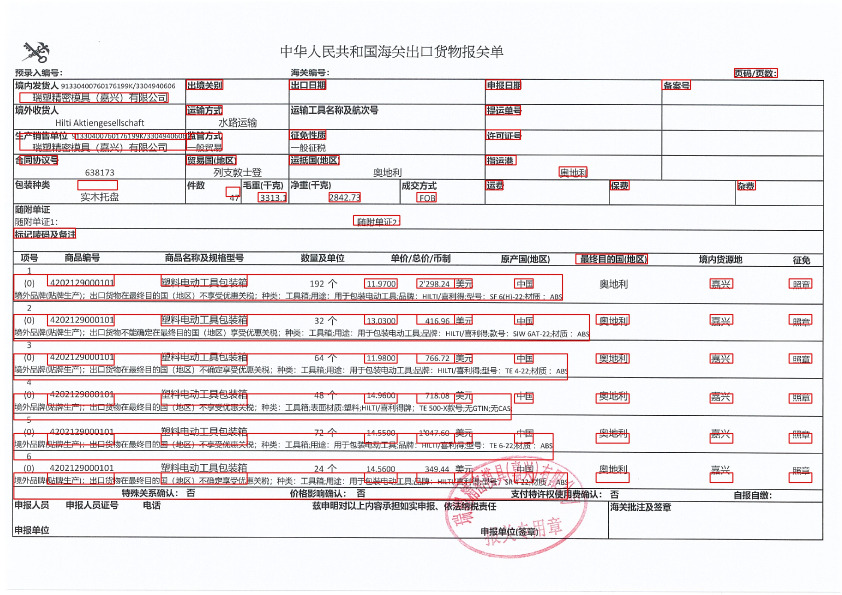
#> input picture jyk/test_pos/1.jpg, 2526 x 1785 px (shown at 1/3 size)
$ python -i batch_process.py   (imports and definitions only)
#> lines starting #> are read from the running program, lines starting #| are printed output that depends on the picture; after the words box and inside, x2 and y2 are one past the last pixel; in counts of white or black regions, pixels touching at a corner belong together
#> in fine_tune_and_rotate_custom, cv_img is the input picture: shape (1785, 2526, 3); mean B, G, R 231.6, 229.7, 234.9
import json
import io
import re
import math
import requests
import numpy as np
import cv2
import pytesseract
from PIL import Image
from concurrent.futures import ThreadPoolExecutor, as_completed
import copy

# ================= 1. 核心算法 (源自 rotate.py) =================

# [61 lines left out: functions rotate_image_full, load_image_from_url, coarse_adjust_with_tesseract, not called in this run]

def calculate_fine_skew(cv_img):
    """计算微小倾斜角度"""
    try:
        gray = cv2.cvtColor(cv_img, cv2.COLOR_BGR2GRAY)
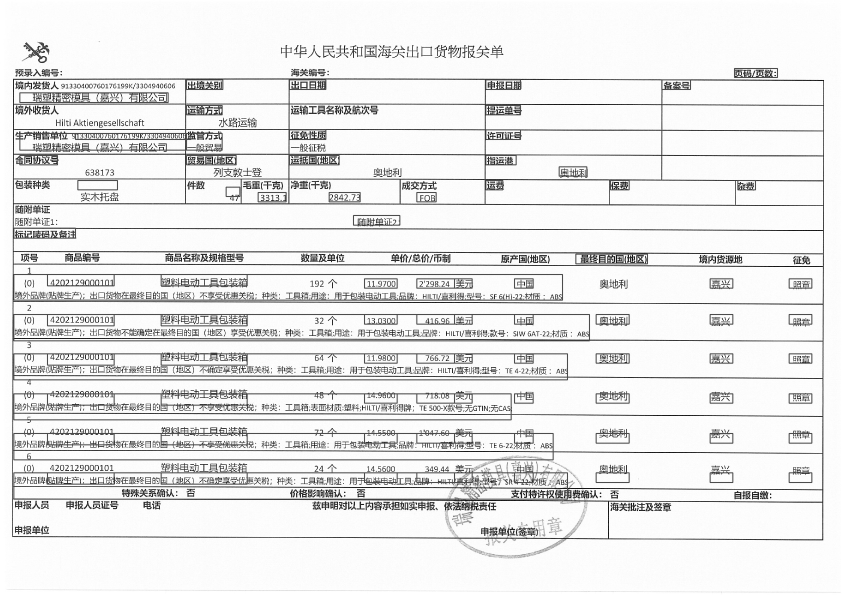
#> gray: shape (1785, 2526) (shown at 1/3 size); min 0, max 255, mean 231.5
        thresh = cv2.threshold(gray, 0, 255, cv2.THRESH_BINARY_INV + cv2.THRESH_OTSU)[1]
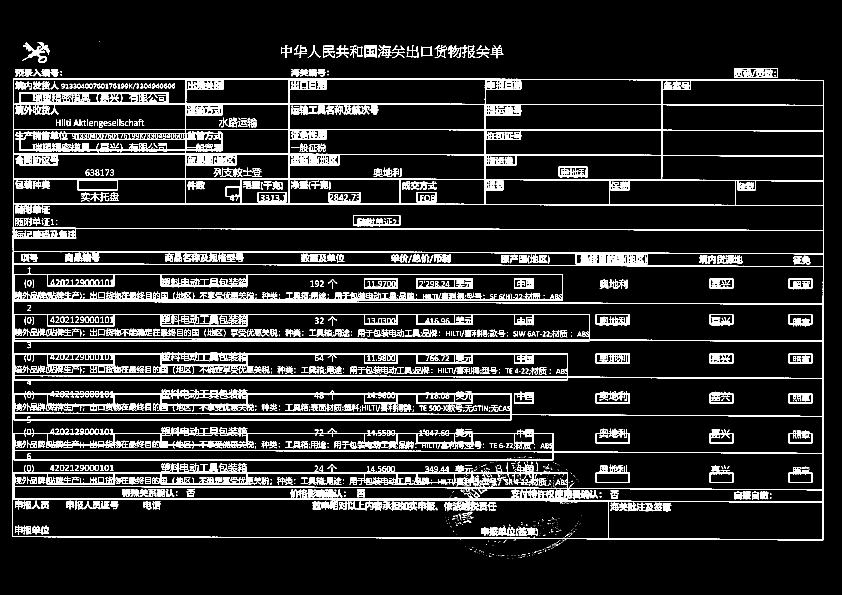
#> thresh: shape (1785, 2526) (shown at 1/3 size); 10% white; 1997 white regions (813 under 20 px), largest, box (x1, y1, x2, y2) and area: (37, 235, 2472, 1621) 277888, (58, 277, 506, 309) 5830, (2202, 204, 2334, 234) 2013
        kernel = cv2.getStructuringElement(cv2.MORPH_RECT, (30, 1))
        dilated = cv2.dilate(thresh, kernel, iterations=1)
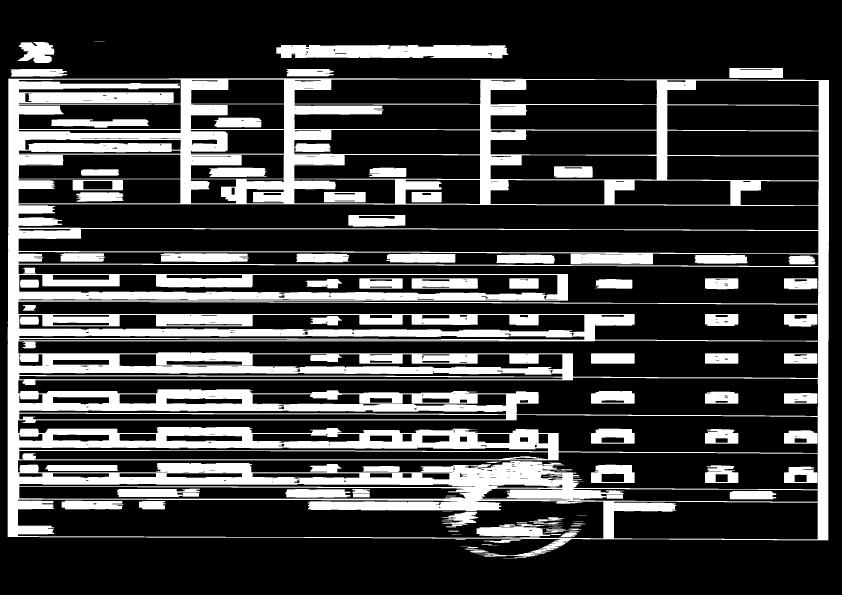
#> dilated: shape (1785, 2526) (shown at 1/3 size); 24.4% white; 120 white regions

        contours, _ = cv2.findContours(dilated, cv2.RETR_LIST, cv2.CHAIN_APPROX_SIMPLE)
#> contours = 528 contours, 168 with area under 20; largest, box (x1, y1, x2, y2) and area: (23, 235, 2487, 1670) 3393469, (53, 1498, 1811, 1616) 175657, (55, 612, 2456, 691) 168730, (55, 686, 2456, 761) 157168, (54, 1132, 2455, 1249) 149921
        angles = []
        for cnt in contours:
            if cv2.contourArea(cnt) < 500: continue
            rect = cv2.minAreaRect(cnt)
            ((cx, cy), (w, h), angle) = rect
            if w < h:
                w, h = h, w
                angle += 90
            if abs(angle) > 45:
                 if abs(angle - 90) < 45: angle -= 90
                 else: continue
            angles.append(angle)
#> this loop made 528 passes
#> (rect, cx, cy, w, h, angle) on passes 38, 51, 57, 58, 59, 60: (((1539.6, 1590.3), (34.65, 221), -89.58), 1539.6, 1590.3, 221, 34.65, 0.418), (((1380.5, 1554.5), (37, 107), -90), 1380.5, 1554.5, 107, 37, 0), (((2147, 1560.8), (112.6, 612.5), -89.74), 2147, 1560.8, 612.5, 112.6, 0.262), (((456, 1515), (24, 80), -90), 456, 1515, 80, 24, 0), (((277, 1514.5), (25, 184), -90), 277, 1514.5, 184, 25, 0), (((1575.5, 1499.5), (3, 269), -90), 1575.5, 1499.5, 269, 3, 0)
#> (cx, cy, w, h, angle) on passes 61, 65, 66, 68, 69, 71: (931.5, 1555.4, 1757.4, 113.1, 0.208), (1844, 1489.5, 48, 11, 0), (1083.5, 1485.5, 49, 11, 0), (2258.5, 1485, 139, 24, 0), (2085.1, 1485.5, 736, 36.83, 0.288), (953.5, 1479.5, 195, 25, 0)
#> after the loop, angles = 168 values, max 0.895 at index 94, min -1.36 at index 19, mean 0.0417

        if not angles: return 0.0
        return np.median(angles)
    except:
        return 0.0

def fine_tune_and_rotate_custom(pil_img):
    """精调逻辑"""
    cv_img = cv2.cvtColor(np.array(pil_img), cv2.COLOR_RGB2BGR)
    skew_angle = calculate_fine_skew(cv_img)
#> skew_angle = 0

    final_h, final_w = cv_img.shape[:2] # 默认为当前宽高
#> final_h = 1785; final_w = 2526

    if abs(skew_angle) > 0.1:
        final_cv_img = rotate_image_full(cv_img, skew_angle)
        final_h, final_w = final_cv_img.shape[:2]
        # 转回 Pillow 只是为了统一接口，实际这里主要需要宽高和角度
        return final_w, final_h, round(skew_angle)
    else:
        return final_w, final_h, 0.0

# ================= 2. 批处理逻辑 =================

# [148 lines left out: functions get_angle_diff, process_item, main, not called in this run]

# [2 lines not run here, left out]

>>> import cv2
>>> picture = cv2.cvtColor(cv2.imread('../test_pos/1.jpg'), cv2.COLOR_BGR2RGB)
>>> result = fine_tune_and_rotate_custom(picture)
#> result = (2526, 1785, 0)
